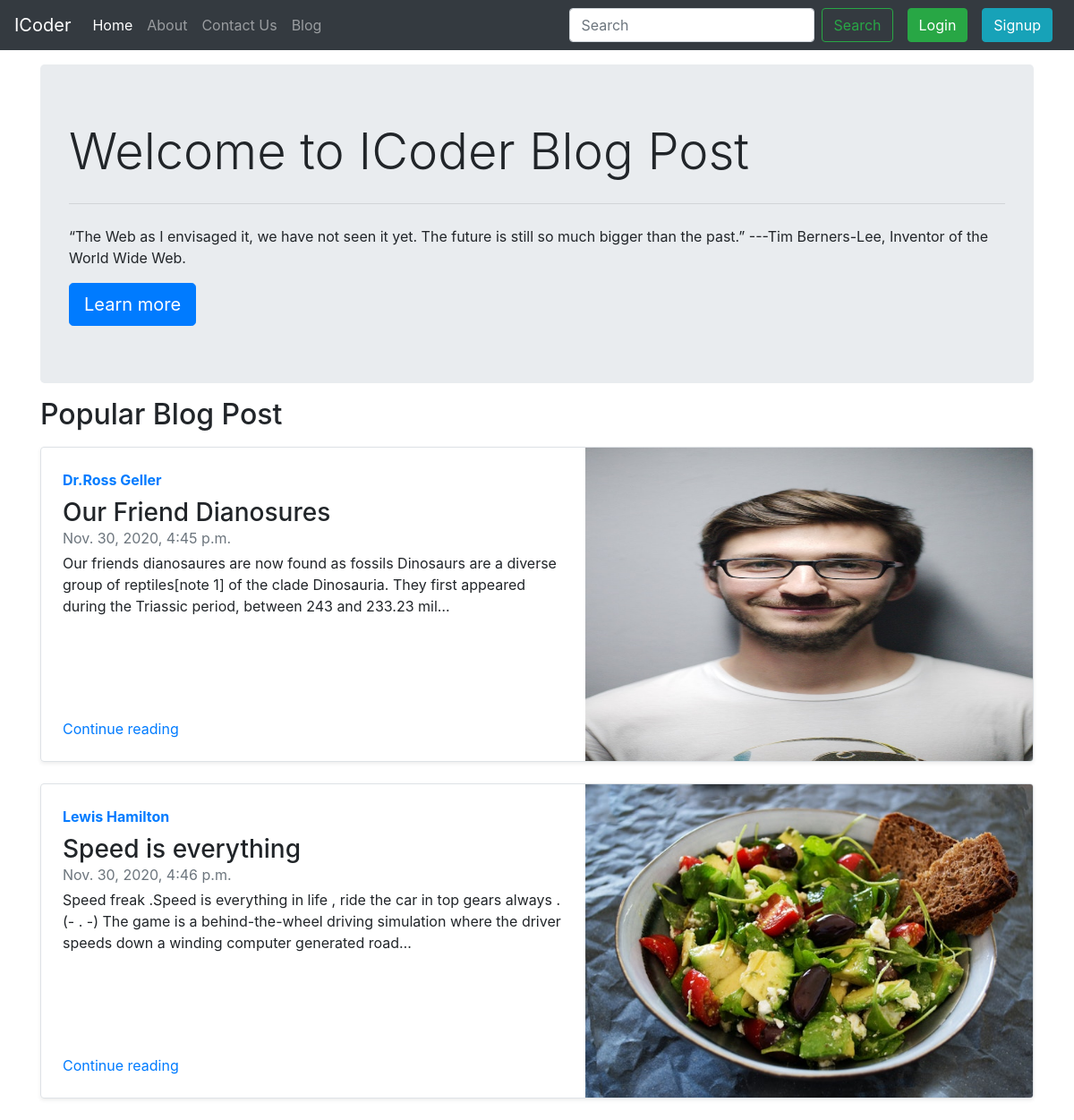
The page / on the database its author committed.
### blog/models.py (models this page shows, shortened)
class Post(models.Model):
    sno = models.AutoField(primary_key=True)
    title = models.CharField(max_length=150)
    author = models.CharField(max_length=70)
    content = models.TextField(max_length=5000)
    slug = models.CharField(max_length=250)
    time_stamp = models.DateTimeField(blank=True)
    image = models.ImageField(upload_to='static/images/')

### home/views.py (the view)
# urls.py: 2. Add a URL to urlpatterns:  path('', views.home, name='home')
def home(request):
    allpost = Post.objects.all()
    param = allpost
    return render(request,'home/home.html',{'param':param})

### templates/home/home.html (shortened to what this page needs)
{% extends 'base.html' %}
{% block homeactive %} active{% endblock homeactive %}
{% block body %}
<div class="container">
<div class="jumbotron my-3">
  <h1 class="display-4">Welcome to ICoder Blog Post</h1>
  <hr class="my-4">
  <p>“The Web as I envisaged it, we have not seen it yet. The future is still so much bigger than the past.”
  ---Tim Berners-Lee, Inventor of the World Wide Web.</p>
  <a class="btn btn-primary btn-lg" href="#" role="button">Learn more</a>
</div>
<h2>Popular Blog Post</h2>
{% for item in param%}
<div class=" my-3 row no-gutters border rounded overflow-hidden flex-md-row mb-4 shadow-sm h-md-250 position-relative">
        <div class="col p-4 d-flex flex-column position-static">
        <strong class="d-inline-block mb-2 text-primary">{{item.author}}</strong>
        <h3 class="mb-0">{{item.title}}</h3>
        <div class="mb-1 text-muted">{{item.time_stamp}}</div>
        <p class="card-text mb-auto">{{item.content|truncatechars:200}}</p>
        <a href="/blog" class="stretched-link">Continue reading</a>
        </div>
        <div class="col-auto d-none d-lg-block">
             <img src='/{{item.image}}'  width="500" height="350" preserveAspectRatio="xMidYMid slice" >
        </div>
    </div>
{% endfor%}
</div>
{% endblock body %}

### templates/base.html (shortened to what this page needs)
<!doctype html>
<html lang="en">
  <head>
    <link rel="stylesheet" href="https://cdn.jsdelivr.net/npm/bootstrap@4.5.3/dist/css/bootstrap.min.css">
{% load socialaccount %}
    {% load static %}
  </head>
  <body>
  {% load static %}
    <nav class="navbar navbar-expand-lg navbar-dark bg-dark">
  <a class="navbar-brand" href="#">ICoder</a>
  <div class="collapse navbar-collapse" id="navbarSupportedContent">
    <ul class="navbar-nav mr-auto">
      <li class="nav-item {% block homeactive %} {% endblock homeactive %}">
        <a class="nav-link" href="/">Home <span class="sr-only">(current)</span></a>
      </li>
      <li class="nav-item {% block aboutactive %} {% endblock aboutactive %}">
        <a class="nav-link" href="/about">About</a>
      </li>
      <li class="nav-item {% block contactactive %} {% endblock contactactive %}">
        <a class="nav-link" href="/contact">Contact Us</a>
      </li>
      <li class="nav-item {% block blogactive %} {% endblock blogactive %}">
        <a class="nav-link" href="/blog">Blog</a>
      </li>
    </ul>
    <form action="/search" method='get' class="form-inline my-2 my-lg-0 mr-2" >
      <input name= 'search' id='search' class="form-control mr-sm-2" type="search" placeholder="Search" aria-label="Search">
      <button class="btn btn-outline-success my-2 my-sm-0"  type="submit">Search</button>
    </form>
    {% if user.is_authenticated %}
    <h6 class="ml-1 my-auto" style="color:white;">Welcome</h6>
     <li style="display:inline;" class="nav-item dropdown ml-0 mr-1">
        <a style="color:white" class="nav-link dropdown-toggle" href="#" id="logoutbar" role="button" data-toggle="dropdown" aria-haspopup="true" aria-expanded="false">
          <button style="color:white;" class="btn btn-outline-success"> {{user.first_name}}</button>
        </a>
        <div  class="dropdown-menu" aria-labelledby="logoutbar">
          <a class="dropdown-item click" href="/logout">Logout</a>
        </div>
      </li>
    {% else %}
    <button type="button" class="btn btn-primary btn-success mx-2" data-toggle="modal" data-target="#loginModal">
  Login
</button>
    <button type="button" class="btn btn-primary btn-info mx-2" data-toggle="modal" data-target="#signupModel">
  Signup
</button>
{% endif %}
</nav>
{% block body %}        {% endblock body %}
  </body>
</html>

### rows shown on the page
Post: author "Dr.Ross Geller", title "Our Friend Dianosures", time_stamp "Nov. 30, 2020, 4:45 p.m.", content "Our friends dianosaures are now found as fossils Dinosaurs are a diverse group of reptiles[note 1] of the clade Dinosauria. They first appeared during the Triassic period, between 243 and 233.23 mil…", image (picture)
Post: author "Lewis Hamilton", title "Speed is everything", time_stamp "Nov. 30, 2020, 4:46 p.m.", content "Speed freak .Speed is everything in life , ride the car in top gears always .(- . -) The game is a behind-the-wheel driving simulation where the driver speeds down a winding computer generated road…", image (picture)
